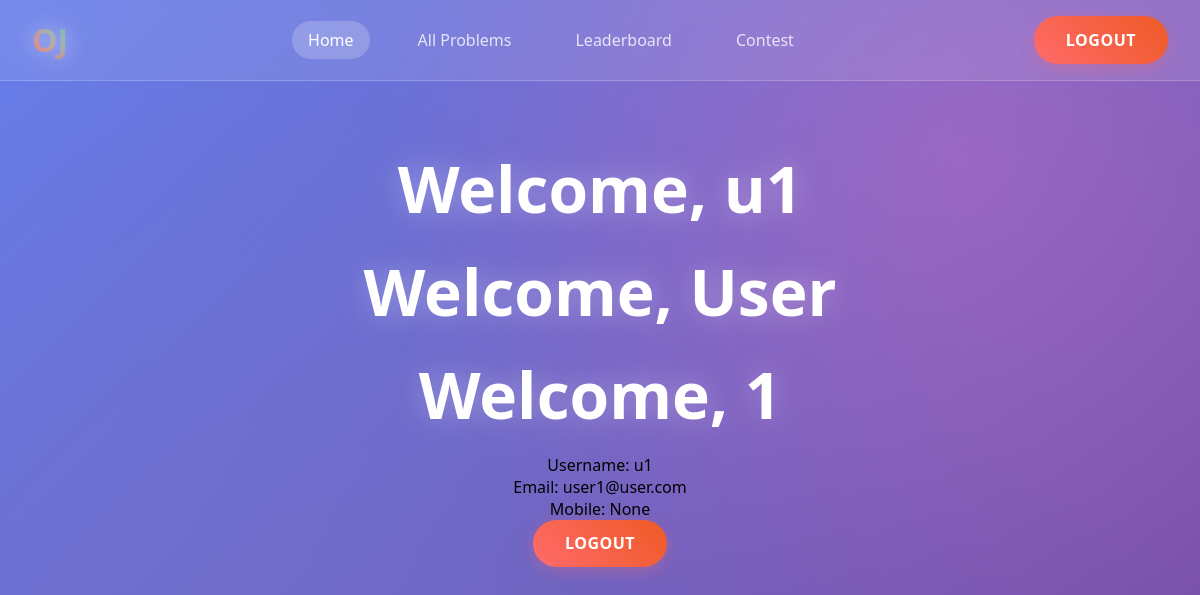
/auth/dashboard/ (signed in), run on the app's committed database.
### user_auth/models.py (models this page shows)
class User(AbstractUser):
    dob = models.DateField(null=True, blank=True)
    mobile_no = models.CharField(max_length=15, blank=True, null=True)

### user_auth/views.py (the view)
# urls.py: path("dashboard/", dashboard_view, name="dashboard"),
@login_required
def dashboard_view(request):
    return render(request, "user_auth/dashboard.html", {"user": request.user})

### templates/user_auth/dashboard.html (shortened to what this page needs)
<!DOCTYPE html>
<html lang="en">
<head>
</head>
<body>
    <div class="nav">
        <div class="nav-logo">
            OJ
        </div>
        <div class="nav-menu">
            <ul>
                <li>
                    <a href="{% url 'core:home' %} " class="link active">Home</a>
                </li>
                <li>
                    <a href="{% url 'core:problems' %}" class="link">All Problems</a>
                </li>
                <li>
                    <a href="{% url 'contests:leaderboard' %}" class="link">Leaderboard</a>
                </li>
                <li>
                    <a href="{% url 'contests:contest' %}" class="link">Contest</a>
                </li>
            </ul>
        </div>
        <div class="nav-button">
            <a href="{% url 'user_auth:logout' %}" class="btn" id="LogoutBtn">Logout</a>
        </div>
    </div>
    {% if user.is_authenticated %}
    <section class="hero">
        <h1>Welcome, {{ user.username }}</h1>
        <h1>Welcome, {{ user.first_name }}</h1>
        <h1>Welcome, {{ user.last_name }}</h1>
        <p>Username: {{ user.username }}</p>
        <p>Email: {{ user.email }}</p>
        <p>Mobile: {{ user.mobile_no }}</p>
        <div class="cta-buttons">
            <a href="{% url 'user_auth:logout' %}" class="btn" id="LogoutBtn">Logout</a>
        </div>
        {% else %}
        <h1>Please log in to access your dashboard.</h1>
        <a href="{% url 'user_auth:login' %}" class="btn" id="LoginBtn">Login</a>
        {% endif %}
    </section>
</body>
</html>

### templates/user_auth/dashboard.html (style rules this page uses)
* { margin: 0; padding: 0; box-sizing: border-box; }
body { font-family: 'Segoe UI', Tahoma, Geneva, Verdana, sans-serif; background: linear-gradient(135deg, #667eea 0%, #764ba2 100%); min-height: 100vh; position: relative; overflow-x: hidden; }
body::before { content: ''; position: absolute; top: 0; left: 0; right: 0; bottom: 0; background: radial-gradient(circle at 20% 80%, rgba(120, 119, 198, 0.3) 0%, transparent 50%), radial-gradient(circle at 80% 20%, rgba(255, 119, 198, 0.3) 0%, transparent 50%); z-index: 1; }
.nav { display: flex; justify-content: space-between; align-items: center; padding: 1rem 2rem; background: rgba(255, 255, 255, 0.1); backdrop-filter: blur(10px); border-bottom: 1px solid rgba(255, 255, 255, 0.2); position: relative; z-index: 100; }
.nav-logo { font-size: 2rem; font-weight: bold; color: white; text-shadow: 0 0 20px rgba(255, 255, 255, 0.5); background: linear-gradient(45deg, #ff6b6b, #4ecdc4); -webkit-background-clip: text; -webkit-text-fill-color: transparent; background-clip: text; }
.nav-menu ul { display: flex; list-style: none; gap: 2rem; }
.nav-menu .link { text-decoration: none; color: rgba(255, 255, 255, 0.8); font-weight: 500; padding: 0.5rem 1rem; border-radius: 25px; transition: all 0.3s ease; position: relative; }
.nav-menu .link:hover, .nav-menu .link.active { color: white; background: rgba(255, 255, 255, 0.2); transform: translateY(-2px); }
.nav-button { display: flex; gap: 1rem; }
.btn { padding: 0.8rem 2rem; border: none; border-radius: 25px; font-weight: 600; cursor: pointer; transition: all 0.3s ease; text-transform: uppercase; letter-spacing: 0.5px; text-decoration: none; display: inline-block; text-align: center; }
.btn:not(.white-btn) { background: linear-gradient(45deg, #ff6b6b, #ee5a24); color: white; box-shadow: 0 4px 15px rgba(255, 107, 107, 0.3); }
.hero { position: relative; z-index: 10; padding: 4rem 2rem; text-align: center; max-width: 1200px; margin: 0 auto; }
.hero h1 { font-size: 4rem; font-weight: 800; color: white; margin-bottom: 1rem; text-shadow: 0 0 30px rgba(255, 255, 255, 0.3); animation: fadeInUp 1s ease-out; }
.cta-buttons { display: flex; gap: 1.5rem; justify-content: center; margin-bottom: 4rem; animation: fadeInUp 1s ease-out 0.6s both; }

### data on the page
User: username "u1", first_name "User", last_name "1", email "user1@user.com", mobile_no "None"
